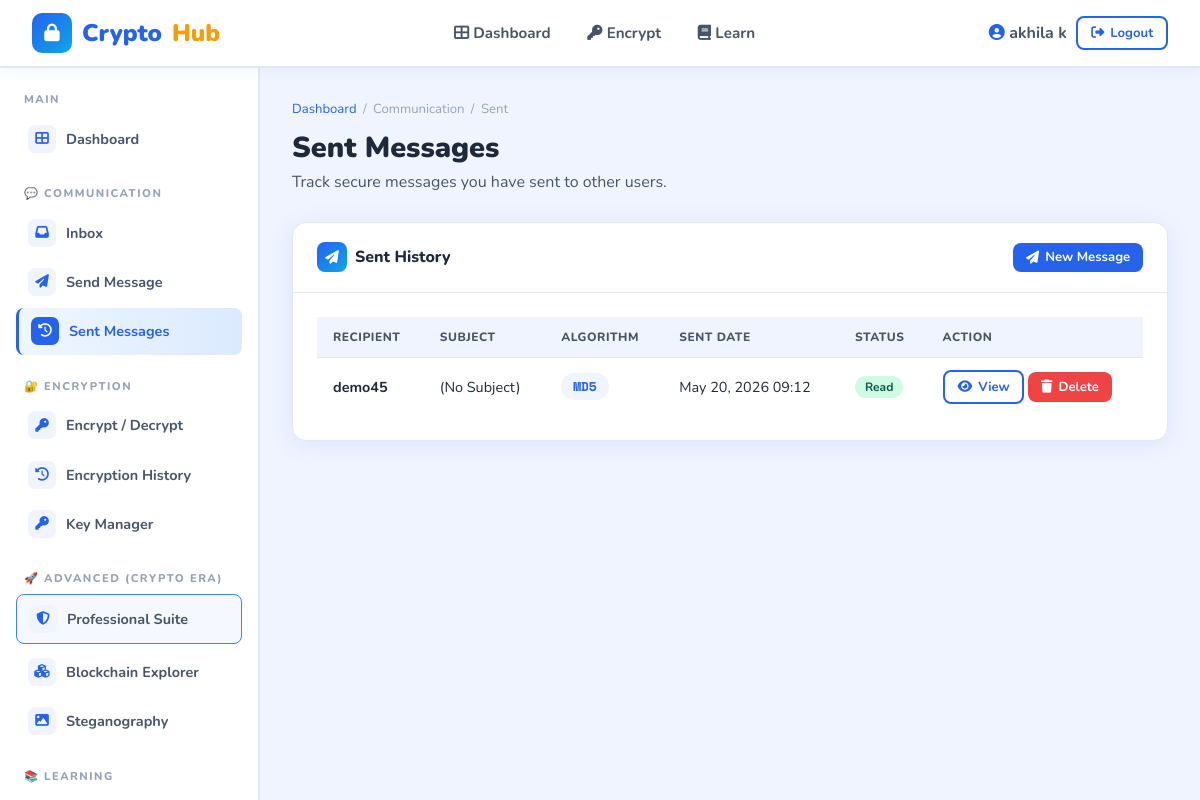
The app's page /communication/sent/ (signed in) with its own data.
### crypto_app/models.py (models this page shows, shortened)
class CommunicationMessage(models.Model):
    sender = models.ForeignKey(User, on_delete=models.CASCADE, related_name='sent_messages')
    receiver = models.ForeignKey(User, on_delete=models.CASCADE, related_name='received_messages')
    subject = models.CharField(max_length=200, blank=True)
    encrypted_content = models.TextField()
    encryption_key = models.TextField(help_text="The key to decrypt this message")
    algorithm = models.CharField(max_length=50)
    is_read = models.BooleanField(default=False)
    created_at = models.DateTimeField(default=timezone.now)
    class Meta:
        ordering = ['-created_at']
        verbose_name = 'Communication Message'
        verbose_name_plural = 'Communication Messages'

### crypto_app/views.py (the view)
# urls.py: path('communication/sent/', views.sent_messages, name='sent_messages'),
@login_required
def sent_messages(request):
    messages_list = CommunicationMessage.objects.filter(sender=request.user).order_by('-created_at')
    return render(request, 'crypto_app/communication/sent.html', {'messages_list': messages_list})

### crypto_app/templates/crypto_app/communication/sent.html (shortened to what this page needs)
{% extends 'crypto_app/base.html' %}
{% block body %}
<div class="app-layout">
    {% include 'crypto_app/user_sidebar.html' %}
    <main class="main-content fade-in">
        <div class="page-header">
            <div class="breadcrumb">
                <a href="{% url 'dashboard' %}">Dashboard</a> / <span>Communication</span> / <span>Sent</span>
            </div>
            <h1>Sent Messages</h1>
            <p>Track secure messages you have sent to other users.</p>
        </div>
        <div class="card">
            <div class="card-header">
                <h3><div class="ch-icon"><i class="fas fa-paper-plane"></i></div> Sent History</h3>
                <a href="{% url 'send_message' %}" class="btn btn-primary btn-sm">
                    <i class="fas fa-paper-plane"></i> New Message
                </a>
            </div>
            <div class="card-body">
                {% if messages_list %}
                <div class="table-wrap">
                    <table>
                        <thead>
                            <tr>
                                <th>Recipient</th>
                                <th>Subject</th>
                                <th>Algorithm</th>
                                <th>Sent Date</th>
                                <th>Status</th>
                                <th>Action</th>
                            </tr>
                        </thead>
                        <tbody>
                            {% for msg in messages_list %}
                            <tr>
                                <td>
                                    <strong>{{ msg.receiver.username }}</strong>
                                </td>
                                <td>{{ msg.subject|default:"(No Subject)" }}</td>
                                <td><span class="algo-chip">{{ msg.algorithm }}</span></td>
                                <td>{{ msg.created_at|date:"M d, Y H:i" }}</td>
                                <td>
                                    {% if msg.is_read %}
                                    <span class="badge-tag badge-green">Read</span>
                                    {% else %}
                                    <span class="badge-tag badge-amber">Unread</span>
                                    {% endif %}
                                </td>
                                <td>
                                    <div class="btn-group">
                                        <a href="{% url 'view_message' msg.pk %}" class="btn btn-outline btn-sm">
                                            <i class="fas fa-eye"></i> View
                                        </a>
                                        <a href="{% url 'delete_message' msg.pk %}" class="btn btn-danger btn-sm" onclick="return confirm('Are you sure you want to delete this message?');">
                                            <i class="fas fa-trash"></i> Delete
                                        </a>
                                    </div>
                                </td>
                            </tr>
                            {% endfor %}
                        </tbody>
                    </table>
                </div>
                {% else %}
                <div class="empty-state">
                    <i class="fas fa-history"></i>
                    <h3>No sent messages</h3>
                    <p>You haven't sent any encrypted messages yet.</p>
                </div>
                {% endif %}
            </div>
        </div>
    </main>
</div>
{% endblock %}

### crypto_app/templates/crypto_app/base.html (shortened to what this page needs)
<!DOCTYPE html>
<html lang="en">
<head>
    <link rel="stylesheet" href="https://cdnjs.cloudflare.com/ajax/libs/font-awesome/6.5.0/css/all.min.css">
</head>
<body>
<header class="topnav">
    <a href="{% url 'home' %}" class="brand">
        <div class="logo-icon"><i class="fas fa-lock"></i></div>
        Crypto<span class="sub">Hub</span>
    </a>
    {% if user.is_authenticated %}
    <nav>
        {% if user.is_staff %}
        <a href="{% url 'admin_dashboard' %}"><i class="fas fa-tachometer-alt"></i> Admin Panel</a>
        {% else %}
        <a href="{% url 'dashboard' %}"><i class="fas fa-th-large"></i> Dashboard</a>
        <a href="{% url 'encryption_tool' %}"><i class="fas fa-key"></i> Encrypt</a>
        <a href="{% url 'topics' %}"><i class="fas fa-book"></i> Learn</a>
        {% endif %}
    </nav>
    <div class="auth-btns">
        <span style="font-weight:700; color:var(--text-mid);">
            <i class="fas fa-user-circle" style="color:var(--primary)"></i>
            {{ user.get_full_name|default:user.username }}
        </span>
        <a href="{% url 'logout' %}" class="btn btn-outline btn-sm">
            <i class="fas fa-sign-out-alt"></i> Logout
        </a>
    </div>
    {% endif %}
</header>
{% block body %}{% endblock %}
</body>
</html>

### crypto_app/templates/crypto_app/base.html (style rules this page uses)
:root { --primary: #2563EB; --primary-light: #3B82F6; --primary-dark: #1D4ED8; --secondary: #0EA5E9; --accent: #F59E0B; --success: #10B981; --danger: #EF4444; --warning: #F59E0B; --info: #06B6D4; --bg: #F0F4FF; --bg-white: #FFFFFF; --bg-card: #FFFFFF; --text-dark: #1E293B; --text-mid: #475569; --text-light: #94A3B8; --border: #E2E8F0; --shadow: 0 4px 24px rgba(37,99,235,0.10); --shadow-hover: 0 8px 32px rgba(37,99,235,0.18); --radius: 14px; --radius-sm: 8px; --sidebar-w: 260px; --header-h: 68px; --font-main: 'Nunito', sans-serif; --font-mono: 'Space Mono', monospace; }
* { box-sizing: border-box; margin: 0; padding: 0; }
body { font-family: var(--font-main); background: var(--bg); color: var(--text-dark); min-height: 100vh; }
.topnav { background: #fff; border-bottom: 2px solid var(--border); padding: 0 2rem; height: var(--header-h); display: flex; align-items: center; justify-content: space-between; position: sticky; top: 0; z-index: 100; box-shadow: 0 2px 12px rgba(37,99,235,0.07); }
.topnav .brand { display: flex; align-items: center; gap: 10px; text-decoration: none; font-size: 1.5rem; font-weight: 900; color: var(--primary); }
.topnav .brand .logo-icon { width: 40px; height: 40px; background: linear-gradient(135deg, var(--primary), var(--secondary)); border-radius: 10px; display: flex; align-items: center; justify-content: center; color: white; font-size: 1.1rem; }
.topnav .brand span.sub { color: var(--accent); }
.topnav nav { display: flex; align-items: center; gap: 0.3rem; }
.topnav nav a { padding: 0.45rem 1rem; border-radius: var(--radius-sm); text-decoration: none; color: var(--text-mid); font-weight: 700; font-size: 0.95rem; transition: all 0.2s; }
.topnav .auth-btns { display: flex; gap: 0.6rem; align-items: center; }
.btn { display: inline-flex; align-items: center; gap: 6px; padding: 0.5rem 1.2rem; border-radius: var(--radius-sm); font-family: var(--font-main); font-weight: 700; font-size: 0.9rem; border: none; cursor: pointer; text-decoration: none; transition: all 0.2s; }
.btn-primary { background: var(--primary); color: white; }
.btn-outline { background: transparent; color: var(--primary); border: 2px solid var(--primary); }
.btn-danger { background: var(--danger); color: white; }
.btn-sm { padding: 0.35rem 0.8rem; font-size: 0.82rem; }
.app-layout { display: flex; min-height: calc(100vh - var(--header-h)); }
.main-content { flex: 1; padding: 2rem; overflow-x: hidden; }
.page-header { margin-bottom: 1.8rem; }
.page-header h1 { font-size: 1.8rem; font-weight: 900; color: var(--text-dark); }
.page-header p { color: var(--text-mid); margin-top: 0.3rem; }
.breadcrumb { display: flex; align-items: center; gap: 0.4rem; font-size: 0.82rem; color: var(--text-light); margin-bottom: 0.6rem; }
.breadcrumb a { color: var(--primary); text-decoration: none; }
.card { background: var(--bg-card); border-radius: var(--radius); box-shadow: var(--shadow); border: 1px solid var(--border); overflow: hidden; }
.card-header { padding: 1.2rem 1.5rem; border-bottom: 1px solid var(--border); display: flex; align-items: center; justify-content: space-between; }
.card-header h3 { font-size: 1rem; font-weight: 800; color: var(--text-dark); display: flex; align-items: center; gap: 8px; }
.card-header h3 .ch-icon { width: 30px; height: 30px; border-radius: 8px; background: linear-gradient(135deg, var(--primary), var(--secondary)); color: white; display: flex; align-items: center; justify-content: center; font-size: 0.85rem; }
.card-body { padding: 1.5rem; }
.table-wrap { overflow-x: auto; }
table { width: 100%; border-collapse: collapse; }
th { background: var(--bg); font-size: 0.75rem; font-weight: 800; text-transform: uppercase; letter-spacing: 0.5px; color: var(--text-mid); padding: 0.75rem 1rem; text-align: left; }
td { padding: 0.8rem 1rem; border-top: 1px solid var(--border); font-size: 0.9rem; color: var(--text-dark); vertical-align: middle; }
.badge-tag { display: inline-flex; align-items: center; gap: 4px; padding: 3px 10px; border-radius: 20px; font-size: 0.75rem; font-weight: 700; }
.badge-green { background: #D1FAE5; color: #065F46; }
.algo-chip { display: inline-flex; align-items: center; gap: 5px; padding: 4px 12px; border-radius: 20px; background: #EFF6FF; color: var(--primary); font-size: 0.8rem; font-weight: 800; font-family: var(--font-mono); }
.fade-in { animation: fadeIn 0.35s ease both; }

### records on screen
CommunicationMessage: receiver.username "demo45", subject "(No Subject)", algorithm "MD5", created_at "May 20, 2026 09:12", is_read "Read"

### other values on screen
{{ user.get_full_name|default:user.username }} "akhila k"
